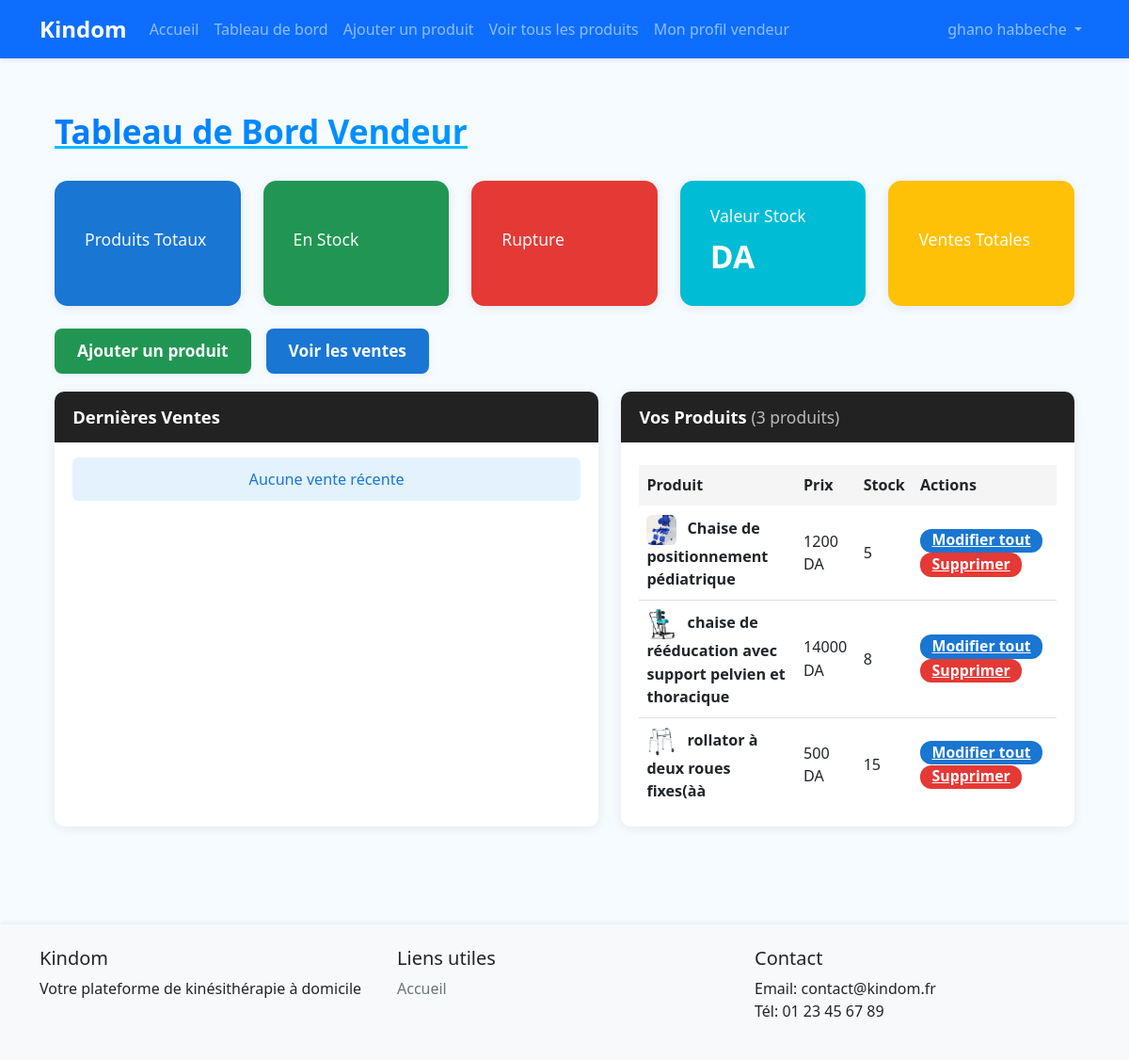
Page /shop/vendor/dashboard/ (signed in) on the committed database.
### accounts/models.py (models this page shows, shortened)
class CustomUser(AbstractUser):
    USER_TYPE_CHOICES = (
        ('patient', 'Patient'),
        ('kine', 'Kinésithérapeute'),
        ('vendor', 'Vendeur'),
        ('admin', 'Administrateur'),
    )
    user_type = models.CharField(max_length=20, choices=USER_TYPE_CHOICES, default='patient')
    phone_number = models.CharField(max_length=15, blank=True)
    address = models.TextField(blank=True)
    profile_picture = models.ImageField(upload_to='profile_pics/', blank=True, null=True)
    bio = models.TextField(blank=True)
    is_validated = models.BooleanField(default=True)  # True par défaut, sauf pour les kinés
    diplome = models.CharField(max_length=100, blank=True, null=True, verbose_name="Diplôme")
    wilaya = models.CharField(max_length=50, blank=True, null=True, verbose_name="Wilaya")
    diplome_file = models.ImageField(upload_to='diplomes/', blank=True, null=True, verbose_name="Photo du diplôme")

### shop/models.py (models this page shows, shortened)
class Product(models.Model):
    CATEGORY_CHOICES = [
        ("Produits de soins et de massage", "Produits de soins et de massage"),
        ("Matériel de rééducation fonctionnelle", "Matériel de rééducation fonctionnelle"),
        ("Équipements de renforcement musculaire", "Équipements de renforcement musculaire"),
        ("Produits de cryothérapie", "Produits de cryothérapie"),
        ("Appareils électromédicaux", "Appareils électromédicaux"),
        ("Supports et orthèses", "Supports et orthèses"),
        ("Mobilier et accessoires professionnels", "Mobilier et accessoires professionnels"),
        ("autre", "Autre"),
    ]
    name = models.CharField(max_length=200)
    description = models.TextField()
    price = models.DecimalField(max_digits=10, decimal_places=2)
    stock = models.IntegerField(default=0)
    image = models.ImageField(upload_to='products/')
    category = models.CharField(max_length=60, choices=CATEGORY_CHOICES, default="autre")
    created_at = models.DateTimeField(auto_now_add=True)
    updated_at = models.DateTimeField(auto_now=True)
    vendor = models.ForeignKey(
        settings.AUTH_USER_MODEL,
        on_delete=models.CASCADE,
        related_name='products',
        limit_choices_to={'user_type': 'vendor'},
        null=True, blank=True
    )

### shop/views.py (the view)
# urls.py: path('vendor/dashboard/', views.vendor_dashboard, name='vendor_dashboard'),
@vendor_required
def vendor_dashboard(request):
    products = Product.objects.filter(vendor=request.user)
    order_items = OrderItem.objects.filter(product__in=products)
    orders = Order.objects.filter(items__in=order_items).distinct()
    context = {
        'products': products,
        'orders': orders,
    }
    return render(request, 'shop/vendor/dashboard.html', context)

### shop/views.py (called while the page is built)
def vendor_required(view_func):
    return login_required(user_passes_test(lambda u: u.user_type == 'vendor')(view_func))

### templates/shop/vendor/dashboard.html (shortened to what this page needs)
{% extends "base.html" %}
{% load static %}
{% block content %}
<div class="dashboard-container">
    <h1 style="font-size: 2.2rem; font-weight: bold; background: linear-gradient(90deg, #007bff, #00bfff); -webkit-background-clip: text; -webkit-text-fill-color: transparent; text-decoration: underline #00bfff; margin-bottom: 2rem;">Tableau de Bord Vendeur</h1>
    <div class="stats-row">
        <div class="stat-box blue">
            <span class="stat-title">Produits Totaux</span>
        </div>
        <div class="stat-box green">
            <span class="stat-title">En Stock</span>
        </div>
        <div class="stat-box red">
            <span class="stat-title">Rupture</span>
        </div>
        <div class="stat-box cyan">
            <span class="stat-title">Valeur Stock</span>
            <span class="stat-value">{{ stats.stock_value|floatformat:0 }} DA</span>
        </div>
        <div class="stat-box yellow">
            <span class="stat-title">Ventes Totales</span>
        </div>
    </div>
    <div class="dashboard-actions">
        <a href="{% url 'shop:vendor_product_create' %}" class="btn btn-primary"> Ajouter un produit</a>
        <a href="{% url 'shop:order_list' %}" class="btn btn-secondary"> Voir les ventes</a>
    </div>
    <div class="dashboard-tables">
        <div class="dashboard-table" style="flex:1.2">
            <div class="table-title">Dernières Ventes</div>
            <div class="table-content">
                {% if recent_sales %}
                <table>
                    <thead>
                        <tr>
                            <th>Date</th>
                            <th>Produit</th>
                            <th>Quantité</th>
                            <th>Montant</th>
                        </tr>
                    </thead>
                    <tbody>
                        {% for sale in recent_sales %}
                        <tr>
                            <td>{{ sale.date|date:"d/m/Y" }}</td>
                            <td>{{ sale.product_name }}</td>
                            <td>{{ sale.quantity }}</td>
                            <td>{{ sale.amount|floatformat:0 }} DA</td>
                        </tr>
                        {% endfor %}
                    </tbody>
                </table>
                {% else %}
                <div class="empty"> Aucune vente récente</div>
                {% endif %}
            </div>
        </div>
        <div class="dashboard-table">
            <div class="table-title">Vos Produits <span style="font-size:0.95em; color:#bbb; font-weight:400;">({{ products|length }} produits)</span></div>
            <div class="table-content">
                {% if products %}
                <table>
                    <thead>
                        <tr>
                            <th>Produit</th>
                            <th>Prix</th>
                            <th>Stock</th>
                            <th>Actions</th>
                        </tr>
                    </thead>
                    <tbody>
                        {% for product in products %}
                        <tr>
                            <td>
                                {% if product.image %}
                                <img src="{{ product.image.url }}" alt="{{ product.name }}" style="width:32px; height:32px; object-fit:cover; border-radius:6px; margin-right:7px; vertical-align:middle;">
                                {% endif %}
                                <span style="font-weight:600;">{{ product.name }}</span>
                            </td>
                            <td>{{ product.price|floatformat:0 }} DA</td>
                            <td>{{ product.stock }}</td>
                            <td>
                                <a href="{% url 'shop:vendor_product_edit' product.id %}" class="badge badge-primary">Modifier tout</a>
                                <a href="{% url 'shop:supprimer_produit' product.id %}" class="badge badge-danger" onclick="return confirm('Supprimer ce produit ?');">Supprimer</a>
                            </td>
                        </tr>
                        {% endfor %}
                    </tbody>
                </table>
                {% else %}
                <div class="empty">Aucun produit trouvé.</div>
                {% endif %}
            </div>
        </div>
    </div>
</div>
{% endblock %}

### templates/base.html (shortened to what this page needs)
<!DOCTYPE html>
<html lang="fr">
<head>
    <link href="https://cdn.jsdelivr.net/npm/bootstrap@5.3.0/dist/css/bootstrap.min.css" rel="stylesheet">
    {% load static %}
    <link href="{% static 'css/style.css' %}" rel="stylesheet">
</head>
<body>
    <nav class="navbar navbar-expand-lg navbar-dark bg-primary">
        <div class="container">
            <a class="navbar-brand" href="{% url 'accounts:home' %}">Kindom</a>
            <div class="collapse navbar-collapse" id="navbarNav">
                <ul class="navbar-nav me-auto">
                    <li class="nav-item">
                        <a class="nav-link" href="{% url 'accounts:home' %}">Accueil</a>
                    </li>
                    {% if user.is_authenticated and user.user_type == 'vendor' %}
                        <li class="nav-item">
                            <a class="nav-link" href="/shop/vendor/dashboard/">Tableau de bord</a>
                        </li>
                        <li class="nav-item">
                            <a class="nav-link" href="/shop/vendeur/produits/ajouter/">Ajouter un produit</a>
                        </li>
                        <li class="nav-item">
                            <a class="nav-link" href="/shop/vendeur/produits/">Voir tous les produits</a>
                        </li>
                        <li class="nav-item">
                            <a class="nav-link" href="/profil-vendeur/">Mon profil vendeur</a>
                        </li>
                    {% endif %}
                </ul>
                <ul class="navbar-nav">
                    {% if user.is_authenticated %}
                        <li class="nav-item dropdown">
                            <a class="nav-link dropdown-toggle" href="#" id="navbarDropdown" role="button" data-bs-toggle="dropdown">
                                {{ user.get_full_name|default:user.email }}
                            </a>
                        </li>
                    {% endif %}
                </ul>
            </div>
        </div>
    </nav>
    <main class="container my-4">
        {% block content %}{% endblock %}
    </main>
    <footer class="bg-light py-4 mt-5">
        <div class="container">
            <div class="row">
                <div class="col-md-4">
                    <h5>Kindom</h5>
                    <p>Votre plateforme de kinésithérapie à domicile</p>
                </div>
                <div class="col-md-4">
                    <h5>Liens utiles</h5>
                    <ul class="list-unstyled">
                        <li><a href="{% url 'accounts:home' %}">Accueil</a></li>
                    </ul>
                </div>
                <div class="col-md-4">
                    <h5>Contact</h5>
                    <ul class="list-unstyled">
                        <li>Email: contact@kindom.fr</li>
                        <li>Tél: 01 23 45 67 89</li>
                    </ul>
                </div>
            </div>
        </div>
    </footer>
</body>
</html>

### static/css/style.css (style rules this page uses)
body { min-height: 100vh; display: flex; flex-direction: column; background: #f0f6ff; }
main { flex: 1; }
.navbar { box-shadow: 0 2px 4px rgba(0,0,0,0.1); }
.navbar-brand { font-weight: bold; font-size: 1.5rem; }
.btn { border-radius: 5px; padding: 0.5rem 1.5rem; }
.btn-primary { background-color: #0d6efd; border-color: #0d6efd; }
footer { margin-top: auto; box-shadow: 0 -2px 4px rgba(0,0,0,0.05); }
footer a { color: #6c757d; text-decoration: none; }
.btn { font-size: 0.95rem; font-weight: 500; border-radius: 8px; padding: 0.35rem 0; }

### templates/shop/vendor/dashboard.html (style rules this page uses)
body { background: #f6fbff; }
.dashboard-container { max-width: 1400px; margin: 2rem auto; padding: 0 1rem; }
.stats-row { display: flex; gap: 1.5rem; margin-bottom: 1.5rem; }
.stat-box { flex: 1; display: flex; flex-direction: column; align-items: flex-start; justify-content: center; background: #fff; border-radius: 14px; box-shadow: 0 2px 12px rgba(0,0,0,0.08); padding: 1.5rem 2rem; min-width: 180px; min-height: 110px; position: relative; }
.stat-box.blue { background: #1976d2; color: #fff; }
.stat-box.green { background: #219653; color: #fff; }
.stat-box.red { background: #e53935; color: #fff; }
.stat-box.cyan { background: #00bcd4; color: #fff; }
.stat-box.yellow { background: #ffc107; color: #fff; }
.stat-box .stat-title { font-size: 1.1rem; font-weight: 500; margin-bottom: 0.3rem; opacity: 0.95; }
.stat-box .stat-value { font-size: 2.1rem; font-weight: bold; margin-bottom: 0.2rem; }
.dashboard-actions { display: flex; gap: 1rem; margin-bottom: 1.2rem; }
.dashboard-actions .btn { border-radius: 8px; font-weight: 600; font-size: 1.08rem; padding: 0.7rem 1.5rem; box-shadow: 0 2px 8px rgba(25,118,210,0.07); border: none; }
.dashboard-actions .btn-primary { background: #219653; color: #fff; }
.dashboard-actions .btn-secondary { background: #1976d2; color: #fff; }
.dashboard-tables { display: flex; gap: 1.5rem; margin-top: 0.5rem; }
.dashboard-table { flex: 1; background: #fff; border-radius: 10px; box-shadow: 0 2px 12px rgba(0,0,0,0.08); overflow: hidden; }
.dashboard-table .table-title { background: #222; color: #fff; font-size: 1.15rem; font-weight: 600; padding: 0.8rem 1.2rem; margin: 0; }
.dashboard-table .table-content { padding: 1rem 1.2rem; }
.dashboard-table .table-content .empty { background: #e3f2fd; color: #1976d2; border-radius: 6px; padding: 0.7rem 1rem; text-align: center; font-size: 1.01rem; }
.dashboard-table table { width: 100%; border-collapse: collapse; margin-top: 0.5rem; }
.dashboard-table th, .dashboard-table td { padding: 0.6rem 0.5rem; text-align: left; font-size: 1.01rem; }
.dashboard-table th { background: #f5f5f5; font-weight: 700; }
.dashboard-table tr:not(:last-child) td { border-bottom: 1px solid #e0e0e0; }
.badge { display: inline-block; padding: 0.3em 0.8em; border-radius: 12px; font-size: 0.98em; font-weight: 600; color: #fff; }
.badge-primary { background: #1976d2; }
.badge-danger { background: #e53935; }

### rows in the picture
CustomUser: get_full_name "ghano habbeche"
Product: image (picture), name "Chaise de positionnement pédiatrique", price "1200", stock "5"
Product: image (picture), name "chaise de rééducation avec support pelvien et thoracique", price "14000", stock "8"
Product: image (picture), name "rollator à deux roues fixes(àà", price "500", stock "15"

### other values in the picture
{{ products|length }} "3"
